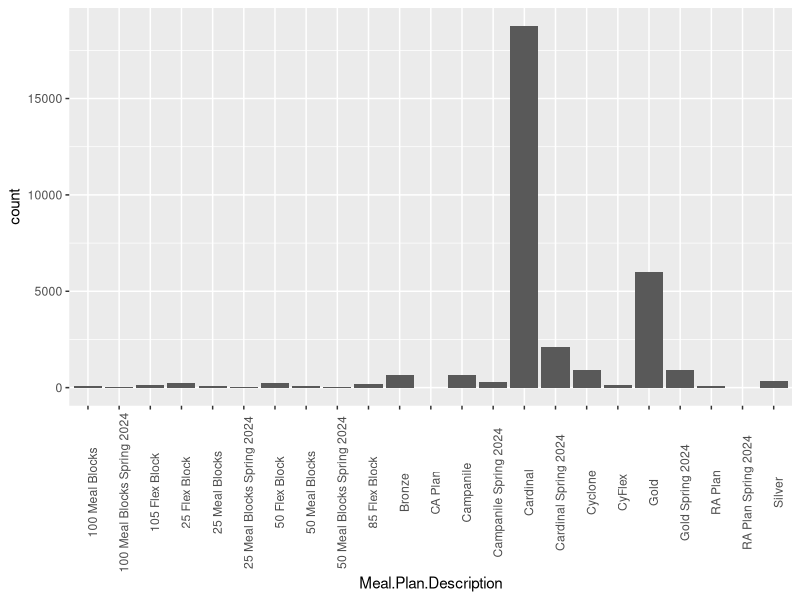
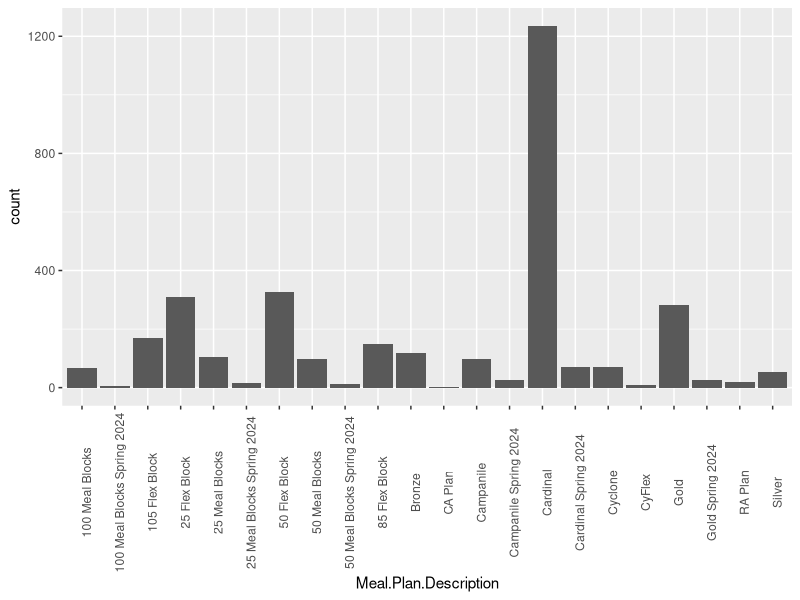
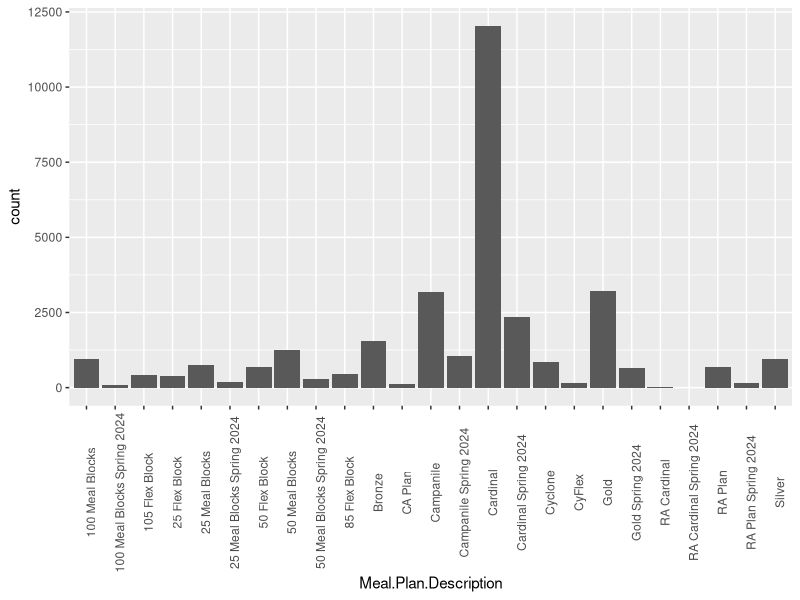

Here is the R script that generated these plots, in order:
#########
# This R script contains code to find IDs of students that 
# purchased a meal plan more than one school year.
########

## load libraries
library(dplyr)
library(stringr)
library(ggplot2)

## read in data
data <- read.csv("data_folder/transformed_data/Combined_Data.csv")

## 'Spring Only XXXX' changed to 'Spring XXXX'
data <- data %>%
  mutate(Term.Session.Description = str_replace(Term.Session.Description, "Spring Only", "Spring")) %>%
  mutate(Term.Session.Description = factor(Term.Session.Description, 
                                           levels = c("Fall 2021", "Spring 2022", "Fall 2022", "Spring 2023", 
                                                      "Fall 2023", "Spring 2024", "Fall 2024", "Spring 2025")))


## group by ID
grouped_data <- data %>% group_by(ID) %>%
  summarize(count = n_distinct(Term.Session.Description))

## IDs that are accounted for a meal plan in ONE semester
one_semesterID <- grouped_data %>% filter(count == 1) %>%
                  pull(ID)

one_semester <- data %>%
                filter(ID %in% one_semesterID) %>%
                select(-Entry.Status.Description) %>%
                arrange(Term.Session.Description)

## IDs that are accounted for a meal plan in TWO semesters
two_semesterID <- grouped_data %>% filter(count == 2) %>%
                  pull(ID)

two_semesters <- data %>%
                  filter(ID %in% two_semesterID) %>%
                  select(-Entry.Status.Description) %>%
                  arrange(ID, Term.Session.Description)

## IDs that are accounted for a meal plan in greater than two semesters
morethan2ID <- grouped_data %>% filter(count > 2) %>%
              pull(ID)

morethan2 <- data %>%
            filter(ID %in% morethan2ID) %>%
            select(-Entry.Status.Description) %>%
            arrange(ID, Term.Session.Description)

counts <- data.frame(
  NumSemesters = c('One', 'Two', 'More than Two'),
  NumRows = c(nrow(one_semester), nrow(two_semesters), nrow(morethan2))
)

ggplot(data=two_semesters, aes(x=Meal.Plan.Description)) +
  geom_bar()+
  theme(axis.text.x = element_text(angle = 90))

ggplot(data=one_semester, aes(x=Meal.Plan.Description)) +
  geom_bar()+
  theme(axis.text.x = element_text(angle = 90))

ggplot(data=morethan2, aes(x=Meal.Plan.Description)) +
  geom_bar()+
  theme(axis.text.x = element_text(angle = 90))
